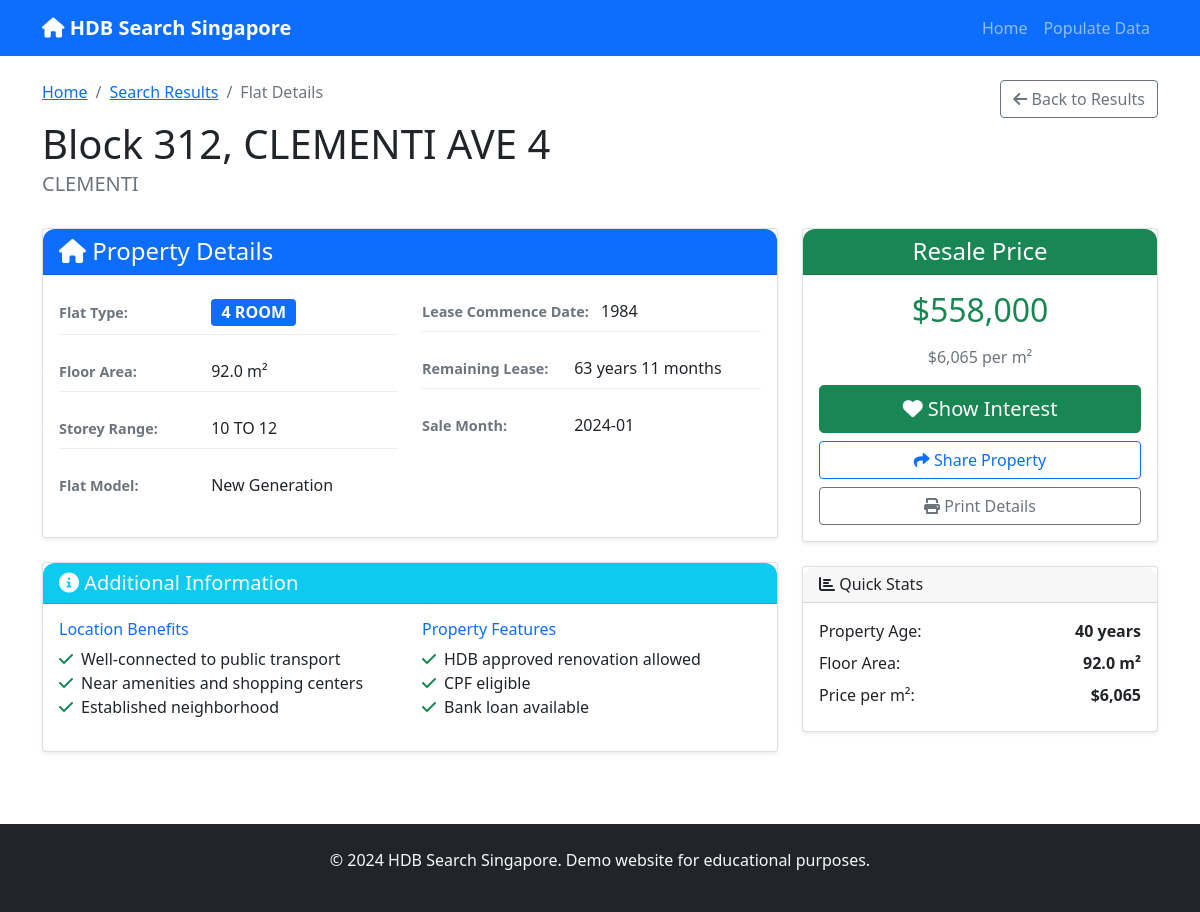
/flat/4, run on the app's committed database.
### tables this page shows
CREATE TABLE hdb_flats (
            id INTEGER PRIMARY KEY AUTOINCREMENT,
            town TEXT NOT NULL,
            flat_type TEXT NOT NULL,
            block TEXT NOT NULL,
            street_name TEXT NOT NULL,
            storey_range TEXT NOT NULL,
            floor_area_sqm REAL,
            flat_model TEXT,
            lease_commence_date INTEGER,
            remaining_lease TEXT,
            resale_price REAL,
            month TEXT,
            created_at TIMESTAMP DEFAULT CURRENT_TIMESTAMP
        );

### app.py (the view)
@app.route('/flat/<int:flat_id>')
def flat_detail(flat_id):
    conn = get_db_connection()
    flat = conn.execute('SELECT * FROM hdb_flats WHERE id = ?', (flat_id,)).fetchone()
    conn.close()
    if flat is None:
        return "Flat not found", 404
    return render_template('flat_detail.html', flat=flat)

### app.py (called while the page is built)
def get_db_connection():
    conn = sqlite3.connect(DATABASE)
    conn.row_factory = sqlite3.Row
    return conn

### templates/flat_detail.html (shortened to what this page needs)
{% extends "base.html" %}
{% block content %}
<div class="flat-detail-header mb-4">
    <div class="row">
        <div class="col-md-8">
            <nav aria-label="breadcrumb">
                <ol class="breadcrumb">
                    <li class="breadcrumb-item"><a href="{{ url_for('index') }}">Home</a></li>
                    <li class="breadcrumb-item"><a href="javascript:history.back()">Search Results</a></li>
                    <li class="breadcrumb-item active">Flat Details</li>
                </ol>
            </nav>
            <h1 class="mb-1">Block {{ flat.block }}, {{ flat.street_name }}</h1>
            <p class="text-muted h5">{{ flat.town }}</p>
        </div>
        <div class="col-md-4 text-end">
            <button onclick="history.back()" class="btn btn-outline-secondary">
                <i class="fas fa-arrow-left"></i> Back to Results
            </button>
        </div>
    </div>
</div>
<div class="row">
    <div class="col-lg-8">
        <div class="card shadow-sm mb-4">
            <div class="card-header bg-primary text-white">
                <h4 class="mb-0"><i class="fas fa-home"></i> Property Details</h4>
            </div>
            <div class="card-body">
                <div class="row">
                    <div class="col-md-6">
                        <div class="detail-item mb-3">
                            <label class="fw-bold text-muted">Flat Type:</label>
                            <span class="badge bg-primary fs-6 ms-2">{{ flat.flat_type }}</span>
                        </div>
                        <div class="detail-item mb-3">
                            <label class="fw-bold text-muted">Floor Area:</label>
                            <span class="ms-2">{{ flat.floor_area_sqm }} m²</span>
                        </div>
                        <div class="detail-item mb-3">
                            <label class="fw-bold text-muted">Storey Range:</label>
                            <span class="ms-2">{{ flat.storey_range }}</span>
                        </div>
                        <div class="detail-item mb-3">
                            <label class="fw-bold text-muted">Flat Model:</label>
                            <span class="ms-2">{{ flat.flat_model or 'Not specified' }}</span>
                        </div>
                    </div>
                    <div class="col-md-6">
                        <div class="detail-item mb-3">
                            <label class="fw-bold text-muted">Lease Commence Date:</label>
                            <span class="ms-2">{{ flat.lease_commence_date or 'Not available' }}</span>
                        </div>
                        <div class="detail-item mb-3">
                            <label class="fw-bold text-muted">Remaining Lease:</label>
                            <span class="ms-2">{{ flat.remaining_lease or 'Not available' }}</span>
                        </div>
                        <div class="detail-item mb-3">
                            <label class="fw-bold text-muted">Sale Month:</label>
                            <span class="ms-2">{{ flat.month or 'Not available' }}</span>
                        </div>
                    </div>
                </div>
            </div>
        </div>
        <div class="card shadow-sm mb-4">
            <div class="card-header bg-info text-white">
                <h5 class="mb-0"><i class="fas fa-info-circle"></i> Additional Information</h5>
            </div>
            <div class="card-body">
                <div class="row">
                    <div class="col-md-6">
                        <h6 class="text-primary">Location Benefits</h6>
                        <ul class="list-unstyled">
                            <li><i class="fas fa-check text-success me-2"></i>Well-connected to public transport</li>
                            <li><i class="fas fa-check text-success me-2"></i>Near amenities and shopping centers</li>
                            <li><i class="fas fa-check text-success me-2"></i>Established neighborhood</li>
                        </ul>
                    </div>
                    <div class="col-md-6">
                        <h6 class="text-primary">Property Features</h6>
                        <ul class="list-unstyled">
                            <li><i class="fas fa-check text-success me-2"></i>HDB approved renovation allowed</li>
                            <li><i class="fas fa-check text-success me-2"></i>CPF eligible</li>
                            <li><i class="fas fa-check text-success me-2"></i>Bank loan available</li>
                        </ul>
                    </div>
                </div>
            </div>
        </div>
    </div>
    <div class="col-lg-4">
        <div class="card shadow-sm mb-4 sticky-top" style="top: 20px;">
            <div class="card-header bg-success text-white text-center">
                <h4 class="mb-0">Resale Price</h4>
            </div>
            <div class="card-body text-center">
                <h2 class="text-success mb-3">${{ "{:,.0f}".format(flat.resale_price) }}</h2>
                <p class="text-muted mb-3">${{ "{:,.0f}".format(flat.resale_price / flat.floor_area_sqm) }} per m²</p>
                <div class="d-grid gap-2">
                    <button class="btn btn-success btn-lg" onclick="showInterestModal()">
                        <i class="fas fa-heart"></i> Show Interest
                    </button>
                    <button class="btn btn-outline-primary" onclick="shareProperty()">
                        <i class="fas fa-share"></i> Share Property
                    </button>
                    <button class="btn btn-outline-secondary" onclick="printDetails()">
                        <i class="fas fa-print"></i> Print Details
                    </button>
                </div>
            </div>
        </div>
        <div class="card shadow-sm">
            <div class="card-header">
                <h6 class="mb-0"><i class="fas fa-chart-bar"></i> Quick Stats</h6>
            </div>
            <div class="card-body">
                <div class="stat-item d-flex justify-content-between mb-2">
                    <span>Property Age:</span>
                    <strong>{{ 2024 - flat.lease_commence_date if flat.lease_commence_date else 'N/A' }} years</strong>
                </div>
                <div class="stat-item d-flex justify-content-between mb-2">
                    <span>Floor Area:</span>
                    <strong>{{ flat.floor_area_sqm }} m²</strong>
                </div>
                <div class="stat-item d-flex justify-content-between mb-2">
                    <span>Price per m²:</span>
                    <strong>${{ "{:,.0f}".format(flat.resale_price / flat.floor_area_sqm) }}</strong>
                </div>
            </div>
        </div>
    </div>
</div>
{% endblock %}

### static/css/style.css (style rules this page uses)
:root { --primary-color: #0066cc; --secondary-color: #28a745; --accent-color: #17a2b8; --warning-color: #ffc107; --danger-color: #dc3545; --light-bg: #f8f9fa; --dark-text: #343a40; }
body { font-family: 'Segoe UI', Tahoma, Geneva, Verdana, sans-serif; background-color: #f5f5f5; }
.card { border: none; border-radius: 0.75rem; transition: all 0.3s ease; }
.card-header { border-radius: 0.75rem 0.75rem 0 0 !important; font-weight: 600; }
.detail-item { padding: 0.5rem 0; border-bottom: 1px solid #eee; }
.detail-item:last-child { border-bottom: none; }
.detail-item label { display: inline-block; min-width: 140px; font-size: 0.9rem; }
.shadow-sm { box-shadow: 0 2px 4px rgba(0,0,0,0.08) !important; }
.sticky-top { position: sticky; top: 20px; z-index: 1000; }
.btn { border-radius: 0.5rem; font-weight: 500; transition: all 0.3s ease; }

### data on the page
hdb_flats: block "312", street_name "CLEMENTI AVE 4", town "CLEMENTI", flat_type "4 ROOM", floor_area_sqm "92.0", storey_range "10 TO 12", flat_model "New Generation", lease_commence_date "1984", remaining_lease "63 years 11 months", month "2024-01", resale_price "558,000", flat.resale_price/flat.floor_area_sqm "6,065", lease_commence_date "40"
